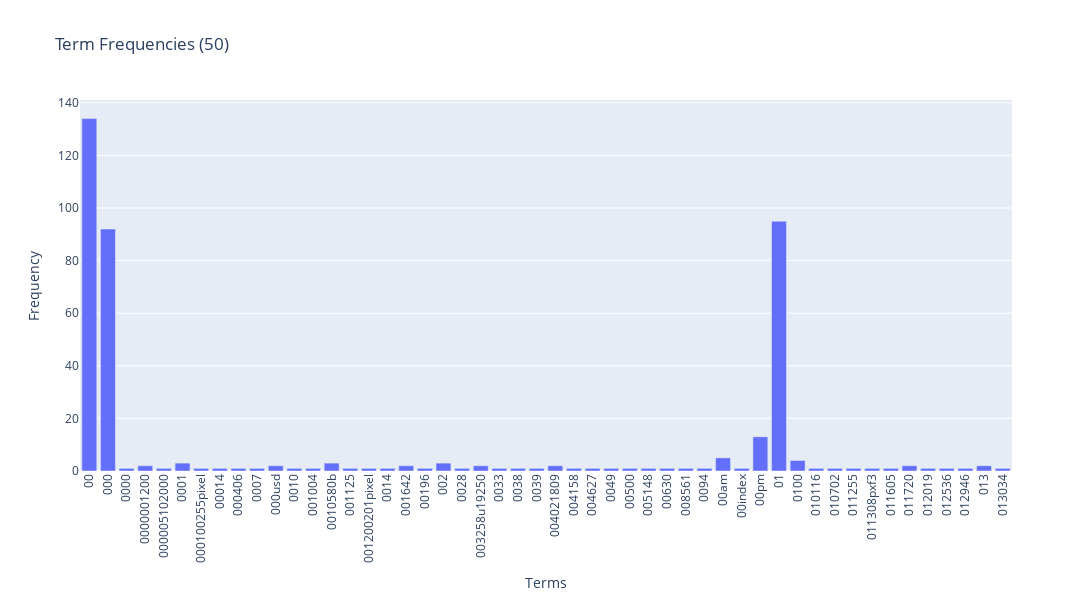

Here is the notebook cell this chart was saved with:
### Markdown cell above
### >>> **Exercise 13 (take home):** 
The chart above only contains 300 vocabulary in the documents, and it's already computationally intensive to both compute and visualize. Can you efficiently reduce the number of terms you want to visualize as an exercise.

### Code cell
# Calculate term frequencies efficiently
term_frequencies = np.asarray(X_counts.sum(axis=0)).flatten()

# First 300 terms and frequencies for plotting
terms = count_vect.get_feature_names_out()[:50]
frequencies = term_frequencies[:50]

# Using Plotly for an interactive bar chart
fig = px.bar(
    x=terms,
    y=frequencies,
    labels={'x': 'Terms', 'y': 'Frequency'},
    title="Term Frequencies (50)"
)
fig.update_layout(xaxis_tickangle=-90, width=1200, height=600)
fig.show()

### Figure 1 — Plotly figure (JSON) as saved in the notebook; plotly's stock layout.template omitted (floating-point values rounded to 4 significant figures)
{"data": [{"alignmentgroup": "True", "hovertemplate": "Terms=%{x}<br>Frequency=%{y}<extra></extra>", "legendgroup": "", "marker": {"color": "#636efa", "pattern": {"shape": ""}}, "name": "", "offsetgroup": "", "orientation": "v", "showlegend": false, "textposition": "auto", "type": "bar", "x": ["00", "000", "0000", "0000001200", "000005102000", "0001", "000100255pixel", "00014", "000406", "0007", "000usd", "0010", "001004", "0010580b", "001125", "001200201pixel", "0014", "001642", "00196", "002", "0028", "003258u19250", "0033", "0038", "0039", "004021809", "004158", "004627", "0049", "00500", "005148", "00630", "008561", "0094", "00am", "00index", "00pm", "01", "0100", "010116", "010702", "011255", "011308pxf3", "011605", "011720", "012019", "012536", "012946", "013", "013034"], "xaxis": "x", "y": [134, 92, 1, 2, 1, 3, 1, 1, 1, 1, 2, 1, 1, 3, 1, 1, 1, 2, 1, 3, 1, 2, 1, 1, 1, 2, 1, 1, 1, 1, 1, 1, 1, 1, 5, 1, 13, 95, 4, 1, 1, 1, 1, 1, 2, 1, 1, 1, 2, 1], "yaxis": "y"}], "layout": {"barmode": "relative", "height": 600, "legend": {"tracegroupgap": 0}, "title": {"text": "Term Frequencies (50)"}, "width": 1200, "xaxis": {"anchor": "y", "autorange": true, "domain": [0, 1], "range": [-0.5, 49.5], "tickangle": -90, "title": {"text": "Terms"}, "type": "category"}, "yaxis": {"anchor": "x", "autorange": true, "domain": [0, 1], "range": [0, 141.1], "title": {"text": "Frequency"}, "type": "linear"}}}
